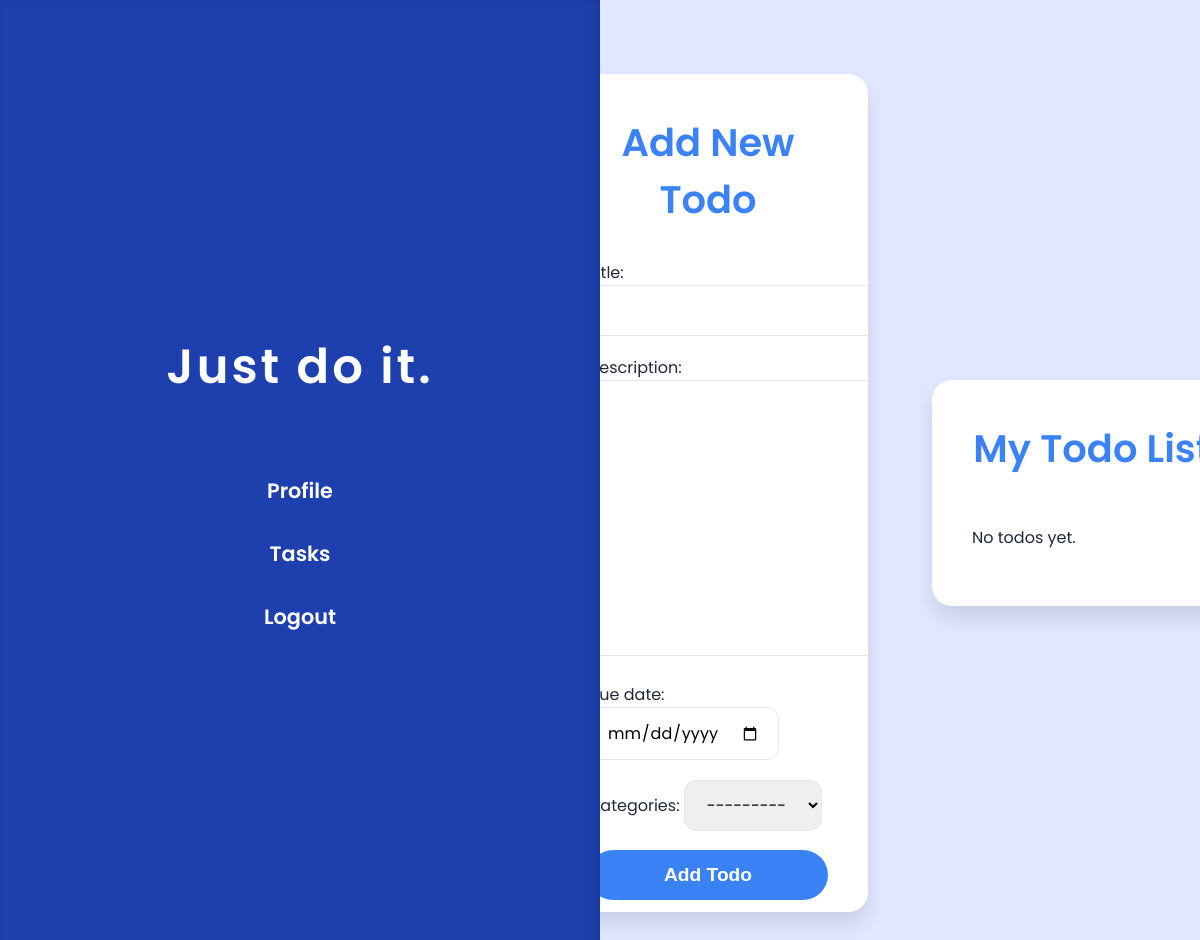
The app's page / (signed in), older data.
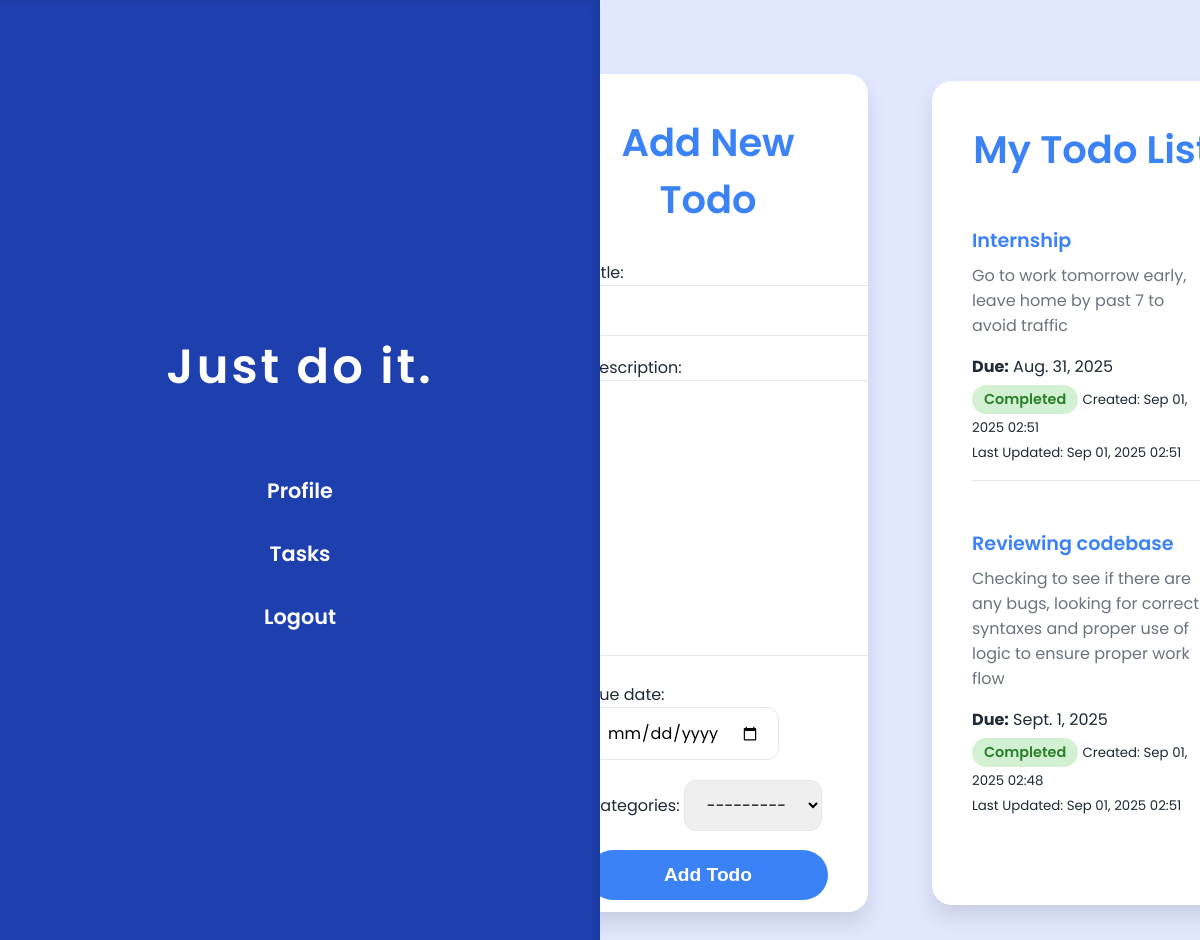
The same page, newer data.
### todos/models.py (models this page shows, shortened)
class Todo(models.Model):
    user = models.ForeignKey(settings.AUTH_USER_MODEL, on_delete=models.CASCADE, default=1)
    title = models.CharField(max_length=200)
    description = models.TextField()
    completed = models.BooleanField(default=False)
    created_at = models.DateTimeField(auto_now_add=True)
    updated_at = models.DateTimeField(auto_now=True)
    due_date = models.DateField(null=True, blank=True)
    categories = models.ForeignKey('Categories', on_delete=models.SET_NULL, related_name='todos', null=True, blank=True)

### todos/views.py (the view)
# urls.py: 2. Add a URL to urlpatterns:  path('', views.home, name='home')
def home(request):
    if not request.user.is_authenticated:
        return redirect('login')
    if request.method == 'POST':
        form = TodoForm(request.POST)
        if form.is_valid():
            todo = form.save(commit=False)
            todo.user = request.user
            todo.save()
            return redirect('home')
    else:
        form = TodoForm()
    todos = Todo.objects.filter(user=request.user).order_by('-created_at')
    categories = Category.objects.all()  # Assuming you have a Categories model
    return render(request, 'todos/home.html', {'form': form, 'todos': todos,'categories': categories, 'today': date.today()})

### todos/forms.py
class TodoForm(forms.ModelForm):
    class Meta:
        model = Todo
        fields = ['title', 'description', 'due_date', 'categories']
        exclude = ['user']
        widgets = {
            'due_date': forms.DateInput(attrs={'type': 'date'}),
        }

### todos/models.py (called while the page is built)
    def __str__(self):
        return self.name

### todos/templates/todos/home.html (shortened to what this page needs)
<!DOCTYPE html>
<html lang="en">
<head>
</head>
<body>
  <div class="sidebar">
    <h2>Just do it.</h2>
    <nav>
      <a href="{% url 'profile' %}">Profile</a>
      <a href="{% url 'task_list' %}">Tasks</a>
      <a href="{% url 'logout' %}">Logout</a>
    </nav>
  </div>
  <div class="main-content">
    <section class="card add-todo-form-section">
      <h1>Add New Todo</h1>
      <form method="POST" class="add-todo-form">
        {{ form.as_p }}
        <button type="submit">Add Todo</button>
      </form>
    </section>
    <section class="card todo-list">
      <h1>My Todo List</h1>
      <ul>
        {% for todo in todos %}
          <li class="todo-item">
            <div class="todo-header">
              <span class="todo-title">{{ todo.title }}</span>
            </div>
            <div class="todo-description">{{ todo.description }}</div>
            {% if todo.due_date %}
              <p><strong>Due:</strong> {{ todo.due_date }}</p>
            {% endif %}
            <span class="status {% if todo.completed %}completed{% else %}pending{% endif %}">
              {% if todo.completed %}
                Completed
              {% else %}
                Pending
              {% endif %}
            </span>
            <small>Created: {{ todo.created_at|date:"M d, Y H:i" }}</small><br/>
            <small>Last Updated: {{ todo.updated_at|date:"M d, Y H:i" }}</small>
          </li>
        {% empty %}
          <li>No todos yet.</li>
        {% endfor %}
      </ul>
    </section>
  </div>
</body>
</html>

### todos/templates/todos/home.html (style rules this page uses)
:root { --primary-color: #3b82f6; --secondary-color: #e0e7ff; --card-bg: #ffffff; --sidebar-bg: #1e40af; --text-primary: #1f2937; --text-muted: #6b7280; --divider-color: #e5e7eb; --shadow: rgba(0, 0, 0, 0.1); }
* { box-sizing: border-box; margin: 0; padding: 0; }
body, html { height: 100%; font-family: 'Poppins', sans-serif; background: linear-gradient(90deg, var(--sidebar-bg) 50%, var(--secondary-color) 50%); color: var(--text-primary); overflow-x: hidden; }
.sidebar { position: fixed; left: 0; top: 0; bottom: 0; width: 50vw; background: var(--sidebar-bg); display: flex; flex-direction: column; justify-content: center; align-items: center; padding: 2rem; box-shadow: inset -5px 0 10px var(--shadow); text-align: center; }
.sidebar h2 { font-size: 3rem; font-weight: 600; color: #fff; margin-bottom: 3rem; letter-spacing: 3px; user-select: none; }
.sidebar nav a { display: block; font-weight: 600; color: white; text-decoration: none; font-size: 1.3rem; margin: 1rem 0; padding: 0.5rem 1rem; border-radius: 50px; transition: background-color 0.3s ease; user-select: none; }
.main-content { margin-left: 50vw; height: 100vh; display: flex; justify-content: center; align-items: center; gap: 4rem; padding: 3rem; overflow-y: auto; background: var(--secondary-color); }
.card { background: var(--card-bg); box-shadow: 0 12px 20px var(--shadow); border-radius: 20px; padding: 2.5rem; width: 38vw; min-width: 320px; max-height: 85vh; overflow-y: auto; transition: transform 0.3s ease, box-shadow 0.3s ease; }
h1 { font-weight: 600; font-size: 2.4rem; margin-bottom: 2rem; color: var(--primary-color); text-align: center; }
ul { list-style-type: none; }
li { border-bottom: 1px solid var(--divider-color); padding: 1rem 0; }
li:last-child { border-bottom: none; }
.todo-item { margin-bottom: 2rem; }
.todo-header { display: flex; justify-content: space-between; align-items: center; flex-wrap: wrap; margin-bottom: 0.5rem; }
.todo-title { font-weight: 600; font-size: 1.2rem; color: var(--primary-color); }
.todo-description { font-size: 1rem; color: var(--text-muted); margin-bottom: 1rem; white-space: pre-line; }
.status { margin-top: 0.4rem; font-weight: 600; font-size: 0.9rem; padding: 4px 12px; border-radius: 20px; display: inline-block; }
.completed { background-color: #d2f0d2; color: #2a7f2a; }
form.add-todo-form { display: flex; flex-direction: column; gap: 1.2rem; }
input[type="text"], input[type="date"], textarea, select { padding: 12px 18px; border-radius: 12px; border: 1.5px solid var(--divider-color); font-size: 1rem; font-family: 'Poppins', sans-serif; transition: border-color 0.3s ease; }
button { background-color: var(--primary-color); border: none; color: white; font-weight: 600; padding: 14px 0; border-radius: 30px; font-size: 1.2rem; cursor: pointer; transition: background-color 0.3s ease; user-select: none; }

Row changes from the older to the newer data that the page shows:
added Todo: title "Internship", description "Go to work tomorrow early, leave home by past 7 to avoid traffic", due_date "Aug. 31, 2025", completed "Completed", created_at "Sep 01, 2025 02:51", updated_at "Sep 01, 2025 02:51"
added Todo: title "Reviewing codebase", description "Checking to see if there are any bugs, looking for correct syntaxes and proper use of logic to ensure proper work flow", due_date "Sept. 1, 2025", completed "Completed", created_at "Sep 01, 2025 02:48", updated_at "Sep 01, 2025 02:51"
Text that changed along with them:
text no longer shown: "No todos yet."
